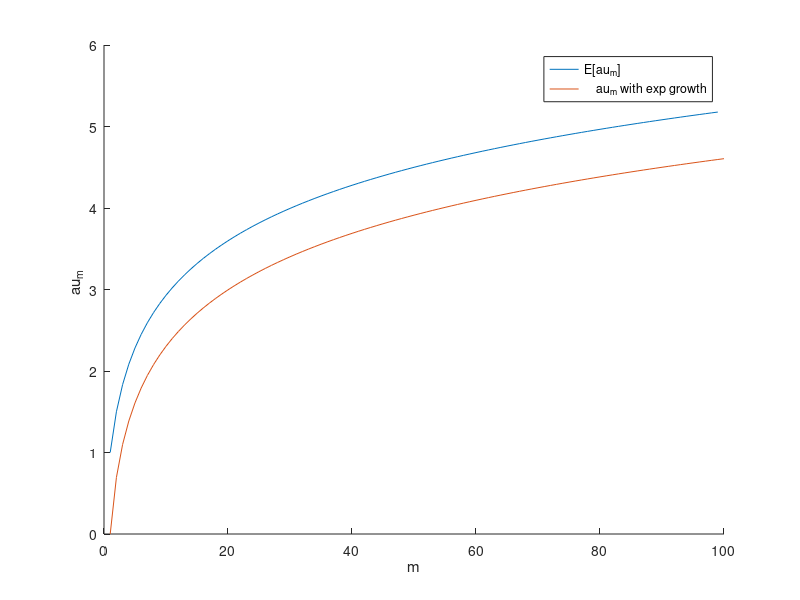

This chart was generated by the following MATLAB code:
%Homework 9
clear;clc;close all;

%% problem 1

alpha = 1;
beta = 1;
L = 20;

time_vec = zeros(1000,1);
for j = 1:1000
    i=0;
    t=0;
    while i<L
        if i==0
            T = exprnd(1/alpha);
            i = i+1;
        else
            T = exprnd(1/(alpha+beta));
            if rand(1) <= alpha/(alpha+beta)
                i = i+1;
            else
                i = i-1;
            end
        end
        t = t+T;
    end
    time_vec(j) = t;
end

fprintf("The simulated mean delivery time is %f\n",mean(time_vec))
fprintf("The theorhetical mean delivery time is %f\n",(L*(L+1))/(2*alpha))
fprintf("The variance of the observed time is %f\n",var(time_vec))

%% problem 4
beta = 1;

m = 1:100;

for i = 1:99
    m_sum = 1:i;
    E_tau(i) = (1/beta)*sum(m_sum.^(-1));
end

tau_det = (1/beta)*log(m);

figure
hold on
plot(1:99,E_tau)
plot(m,tau_det)
legend("E[\tau_m]","\tau_m with exp growth")
xlabel("m")
ylabel("\tau_m")
